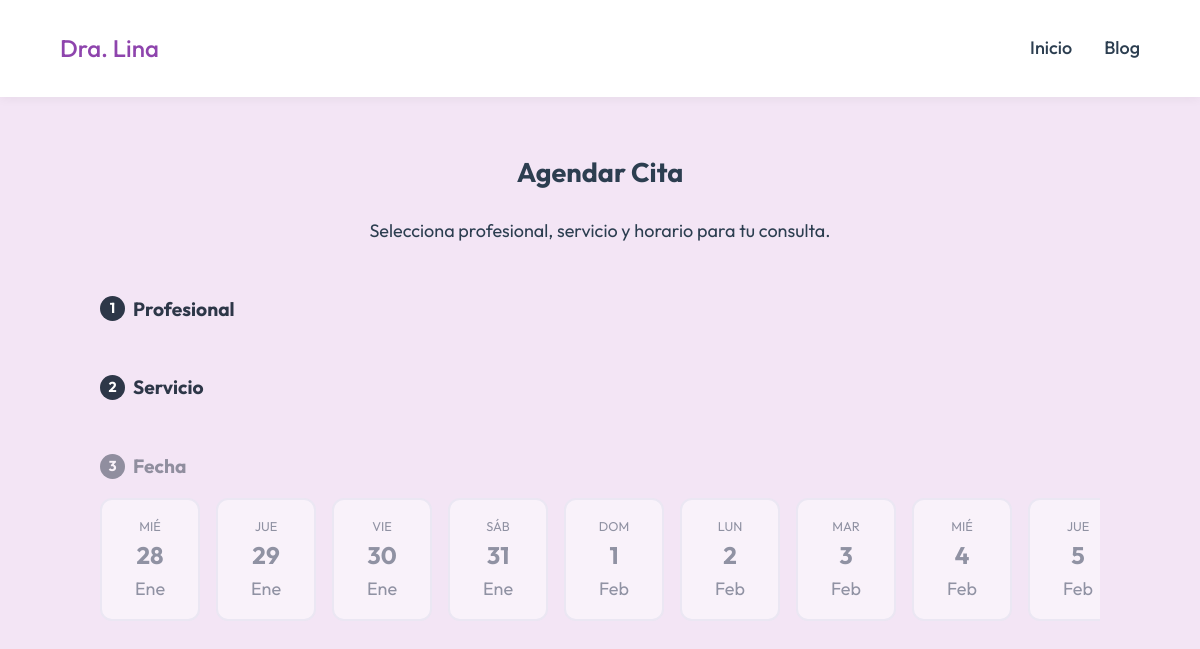
The app's page /reservar, older data.
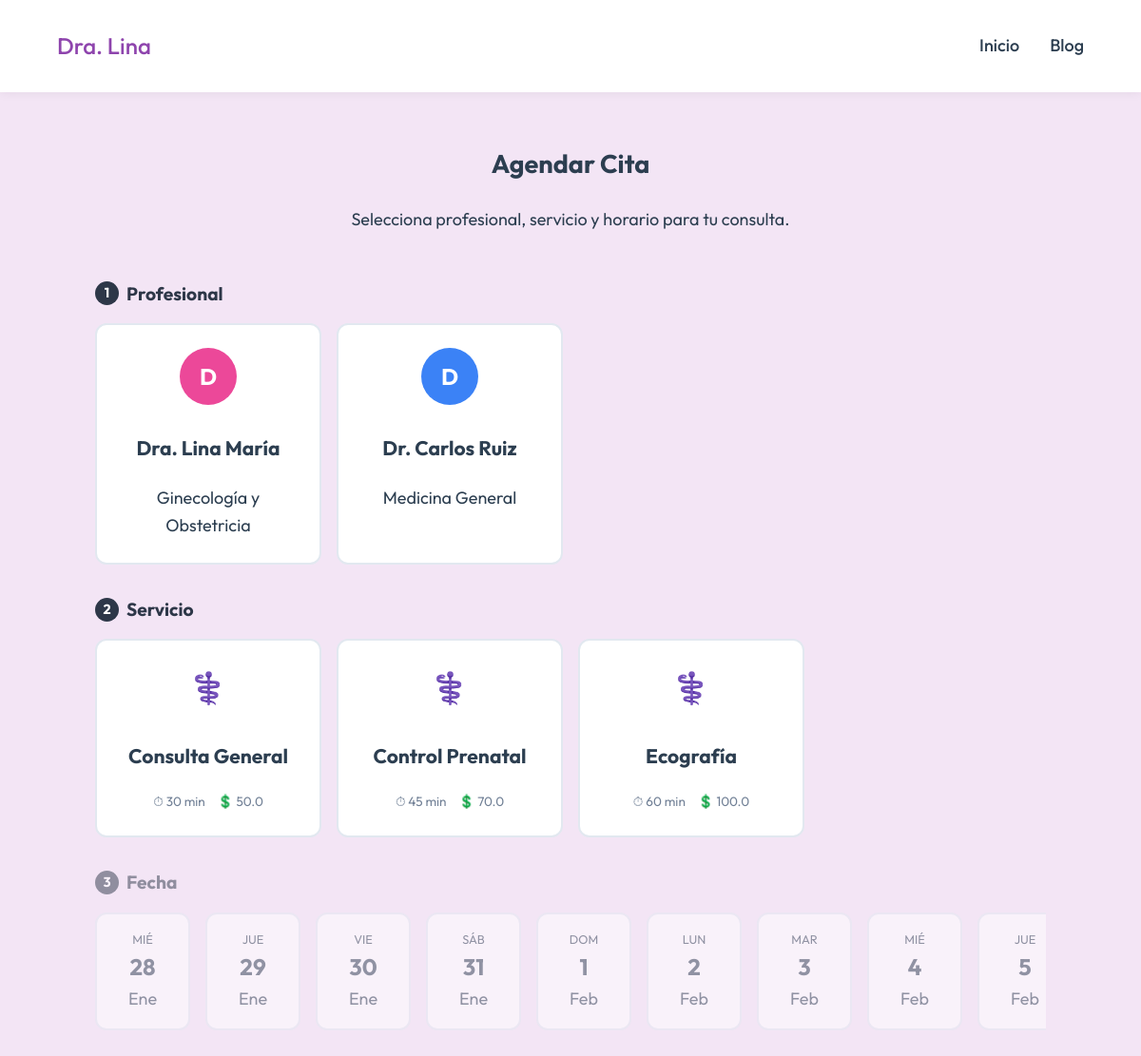
The same page, newer data.
### models.py (models this page shows)
class User(UserMixin, db.Model):
    id = db.Column(db.Integer, primary_key=True)
    username = db.Column(db.String(80), unique=True, nullable=False)
    password_hash = db.Column(db.String(200), nullable=False)
    role = db.Column(db.String(20), default='admin') # Para la Dra. Lina

class DoctorProfile(db.Model):
    id = db.Column(db.Integer, primary_key=True)
    user_id = db.Column(db.Integer, db.ForeignKey('user.id'), nullable=False)
    name = db.Column(db.String(100), nullable=False, default='Doctor') # Display name
    specialty = db.Column(db.String(100), nullable=False)
    bio = db.Column(db.Text)
    color = db.Column(db.String(20), default='#3b82f6') # Hex color for calendar
    user = db.relationship('User', backref=db.backref('doctor_profile', uselist=False))

class Service(db.Model):
    id = db.Column(db.Integer, primary_key=True)
    name = db.Column(db.String(100), nullable=False) # Ej: Consulta General
    duration_minutes = db.Column(db.Integer, default=30)
    price = db.Column(db.Float, nullable=False)

### app.py (the view, shortened to what this page needs)
    @app.route('/reservar', methods=['GET', 'POST'])
    def reservar():
        from flask import request, flash, redirect, url_for
        from utils.booking_logic import check_availability, generate_confirmation_token
        from models import Patient, Appointment, Service, DoctorProfile, User
        services = Service.query.all()
        doctors = User.query.join(DoctorProfile).filter(User.role == 'doctor').all()
        return render_template('public/reservar.html', services=services, doctors=doctors)

### templates/public/reservar.html (shortened to what this page needs)
{% extends "base.html" %}
{% block content %}
<section class="booking-container">
    <div class="booking-header">
        <h1>Agendar Cita</h1>
        <p>Selecciona profesional, servicio y horario para tu consulta.</p>
    </div>
    <div class="booking-grid">
        <div class="step-section">
            <h2 class="step-title"><span class="step-number">1</span> Profesional</h2>
            <div class="cards-grid" id="doctors-grid">
                {% for doctor in doctors %}
                <div class="selection-card doctor-card" onclick="selectDoctor('{{ doctor.id }}', this)">
                    <div class="doc-avatar" style="background: {{ doctor.doctor_profile.color }};">
                        {{ doctor.doctor_profile.name[0] }}
                    </div>
                    <div class="doc-info">
                        <h3>{{ doctor.doctor_profile.name }}</h3>
                        <span>{{ doctor.doctor_profile.specialty }}</span>
                    </div>
                </div>
                {% endfor %}
            </div>
        </div>
        <div class="step-section">
            <h2 class="step-title"><span class="step-number">2</span> Servicio</h2>
            <div class="cards-grid" id="services-grid">
                {% for service in services %}
                <div class="selection-card service-card"
                    onclick="selectService('{{ service.id }}', '{{ service.duration_minutes }}', this)">
                    <div class="service-icon">⚕️</div>
                    <div class="service-info">
                        <h3>{{ service.name }}</h3>
                        <div class="service-meta">
                            <span>⏱ {{ service.duration_minutes }} min</span>
                            <span>💲 {{ service.price }}</span>
                        </div>
                    </div>
                </div>
                {% endfor %}
            </div>
        </div>
        <div class="step-section" id="date-section" style="opacity: 0.5; pointer-events: none;">
            <h2 class="step-title"><span class="step-number">3</span> Fecha</h2>
            <div class="dates-scroller">
            </div>
        </div>
    </div>
</section>
{% endblock %}

### templates/base.html (shortened to what this page needs)
<!DOCTYPE html>
<html lang="es">
<head>
    <link rel="stylesheet" href="{{ url_for('static', filename='css/style.css') }}">
</head>
<body>
    <nav>
        <div class="logo"><a href="{{ url_for('index') }}" style="color: inherit; text-decoration: none;">Dra. Lina</a>
        </div>
        <ul>
            <li><a href="{{ url_for('index') }}">Inicio</a></li>
            <li><a href="{{ url_for('blog') }}">Blog</a></li>
        </ul>
    </nav>
    <main>
        {% block content %}{% endblock %}
    </main>
</body>
</html>

### static/css/style.css (style rules this page uses)
:root { --primary: #8e44ad; --secondary: #9b59b6; --accent: #e1bee7; --dark: #2c3e50; --light: #f3e5f5; --white: #FFFFFF; --text-muted: #7f8c8d; }
body { font-family: 'Outfit', sans-serif; background-color: var(--light); color: var(--dark); margin: 0; line-height: 1.6; font-size: 18px; }
nav { display: flex; justify-content: space-between; align-items: center; padding: 1rem 5%; background: var(--white); box-shadow: 0 2px 10px rgba(0, 0, 0, 0.05); }
.logo { font-size: 1.5rem; font-weight: 700; color: var(--primary); }
nav ul { list-style: none; display: flex; gap: 2rem; }
a { text-decoration: none; color: var(--dark); font-weight: 500; transition: color 0.3s; }

### templates/public/reservar.html (style rules this page uses)
.booking-container { max-width: 1000px; margin: 0 auto; padding: 2rem; }
.booking-header { text-align: center; margin-bottom: 3rem; }
.step-title { font-size: 1.2rem; margin-bottom: 1rem; display: flex; align-items: center; gap: 0.5rem; color: #2d3748; }
.step-number { background: #2d3748; color: white; width: 25px; height: 25px; border-radius: 50%; display: flex; align-items: center; justify-content: center; font-size: 0.9rem; }
.cards-grid { display: grid; grid-template-columns: repeat(auto-fill, minmax(200px, 1fr)); gap: 1rem; margin-bottom: 2rem; }
.selection-card { background: white; border: 2px solid #e2e8f0; border-radius: 12px; padding: 1.5rem; cursor: pointer; transition: all 0.2s; display: flex; flex-direction: column; align-items: center; text-align: center; }
.doc-avatar { width: 60px; height: 60px; border-radius: 50%; display: flex; align-items: center; justify-content: center; font-size: 1.5rem; color: white; margin-bottom: 0.5rem; font-weight: bold; }
.service-icon { font-size: 2rem; margin-bottom: 0.5rem; }
.service-meta { display: flex; justify-content: center; gap: 0.8rem; font-size: 0.85rem; color: #718096; margin-top: 0.5rem; }
.dates-scroller { display: flex; gap: 1rem; overflow-x: auto; padding-bottom: 1rem; scrollbar-width: thin; }

Row changes from the older to the newer data that the page shows:
added User: doctor_profile "D", doctor_profile.name "Dra. Lina María", doctor_profile.specialty "Ginecología y Obstetricia"
added User: doctor_profile "D", doctor_profile.name "Dr. Carlos Ruiz", doctor_profile.specialty "Medicina General"
added Service: name "Consulta General", duration_minutes "30", price "50.0"
added Service: name "Control Prenatal", duration_minutes "45", price "70.0"
added Service: name "Ecografía", duration_minutes "60", price "100.0"
